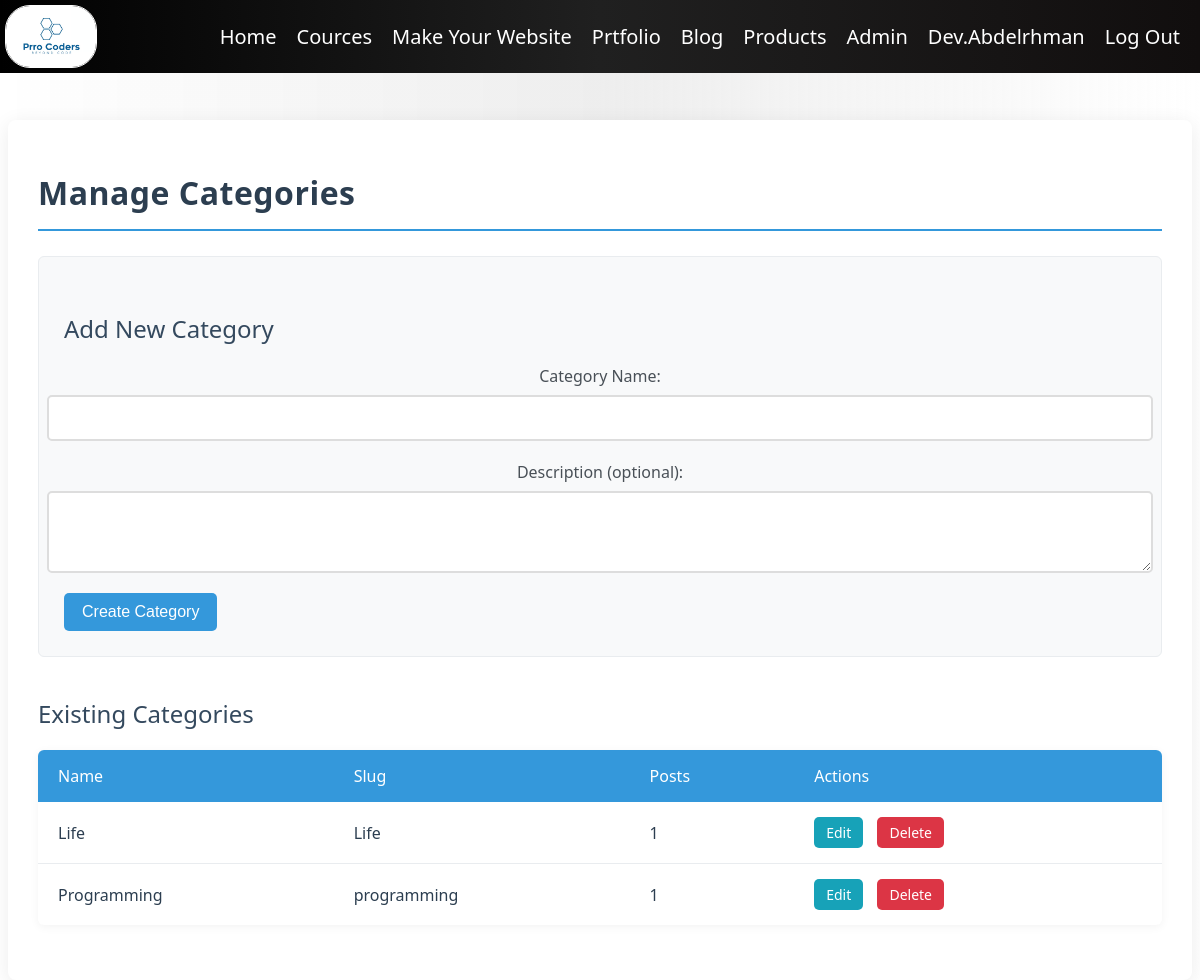
/blog/manage/categories/ (signed in), run on an earlier commit of the app's database.
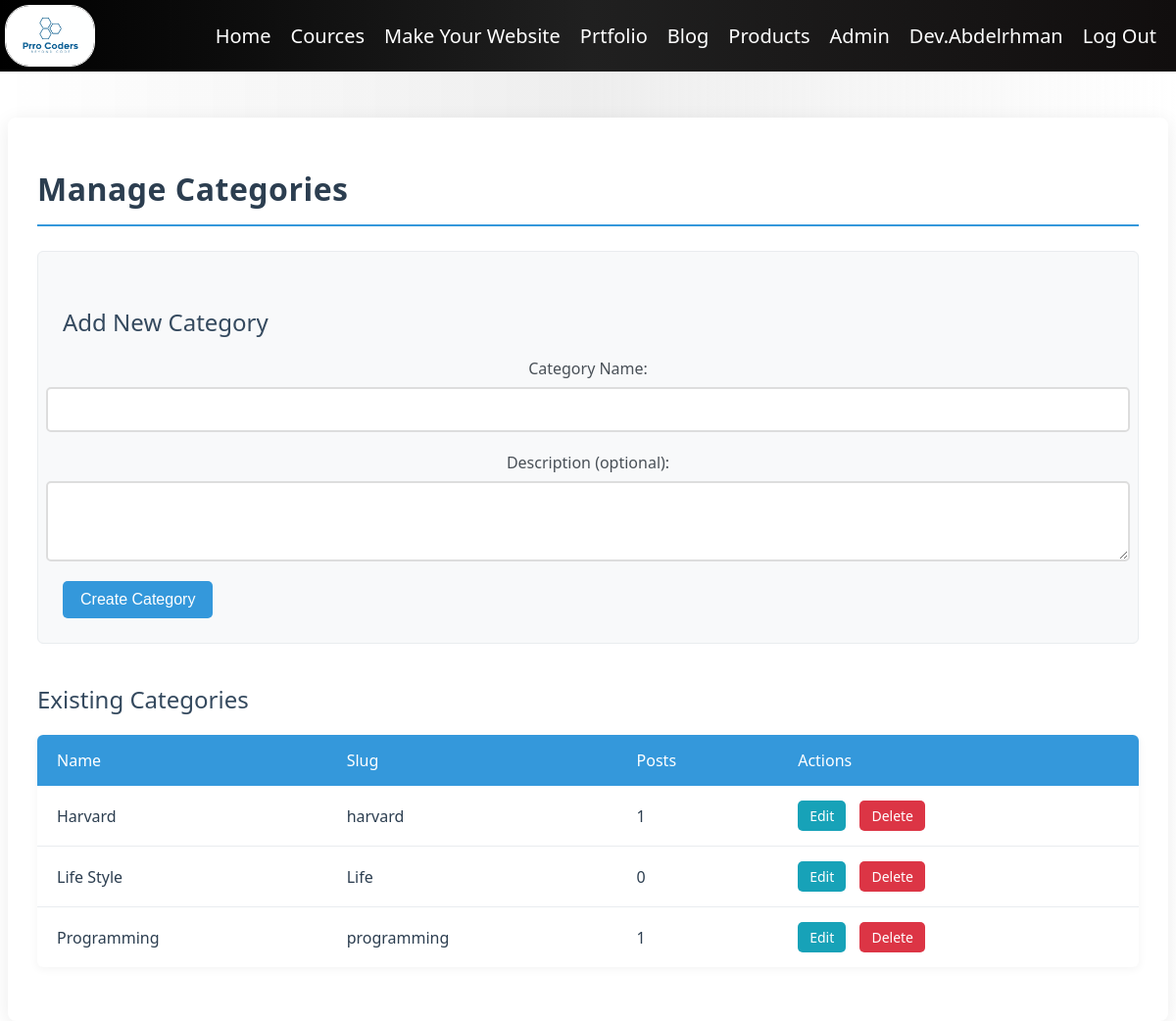
And on a later commit of the database.
### blog/models.py (models this page shows, shortened)
class Category(models.Model):
    name = models.CharField(max_length=100)
    slug = models.SlugField(unique=True)
    description = models.TextField(blank=True)
    class Meta:
        verbose_name_plural = "Categories"
        ordering = ['name']

### blog/views.py (the view)
# urls.py: path('manage/categories/', views.manage_categories, name='manage_categories'),
@login_required
@user_passes_test(is_staff_user)
def manage_categories(request):
    categories = Category.objects.all().order_by('name')
    return render(request, 'blog/manage_categories.html', {
        'categories': categories
    })

### blog/views.py (called while the page is built)
def is_staff_user(user):
    return user.is_staff or user.is_superuser

### templates/blog/manage_categories.html (shortened to what this page needs)
{% extends "layout.html" %}
{% block body %}
<div class="categories-management">
    <h1>Manage Categories</h1>
    <div class="category-form">
        <h2>Add New Category</h2>
        <form method="post" action="{% url 'blog:category_create' %}">
            <div class="form-group">
                <label for="name">Category Name:</label>
                <input type="text" id="name" name="name" required>
            </div>
            <div class="form-group">
                <label for="description">Description (optional):</label>
                <textarea id="description" name="description" rows="3"></textarea>
            </div>
            <button type="submit" class="btn btn-primary">Create Category</button>
        </form>
    </div>
    <div class="categories-list">
        <h2>Existing Categories</h2>
        {% if categories %}
        <table class="table">
            <thead>
                <tr>
                    <th>Name</th>
                    <th>Slug</th>
                    <th>Posts</th>
                    <th>Actions</th>
                </tr>
            </thead>
            <tbody>
                {% for category in categories %}
                <tr>
                    <td>{{ category.name }}</td>
                    <td>{{ category.slug }}</td>
                    <td>{{ category.posts.count }}</td>
                    <td>
                        <a href="{% url 'blog:category_edit' category.id %}" class="btn btn-sm btn-info">Edit</a>
                        <a href="{% url 'blog:category_delete' category.id %}" class="btn btn-sm btn-danger" onclick="return confirm('Are you sure you want to delete this category?')">Delete</a>
                    </td>
                </tr>
                {% endfor %}
            </tbody>
        </table>
        {% else %}
        <p>No categories yet. Create one using the form above.</p>
        {% endif %}
    </div>
</div>
{% endblock body %}

What changed in the data, as far as the page shows it:
added Category: name "Harvard", slug "harvard", posts.count "1"
changed Category "Life": name "Life" → "Life Style"; posts.count "1" → "0"
